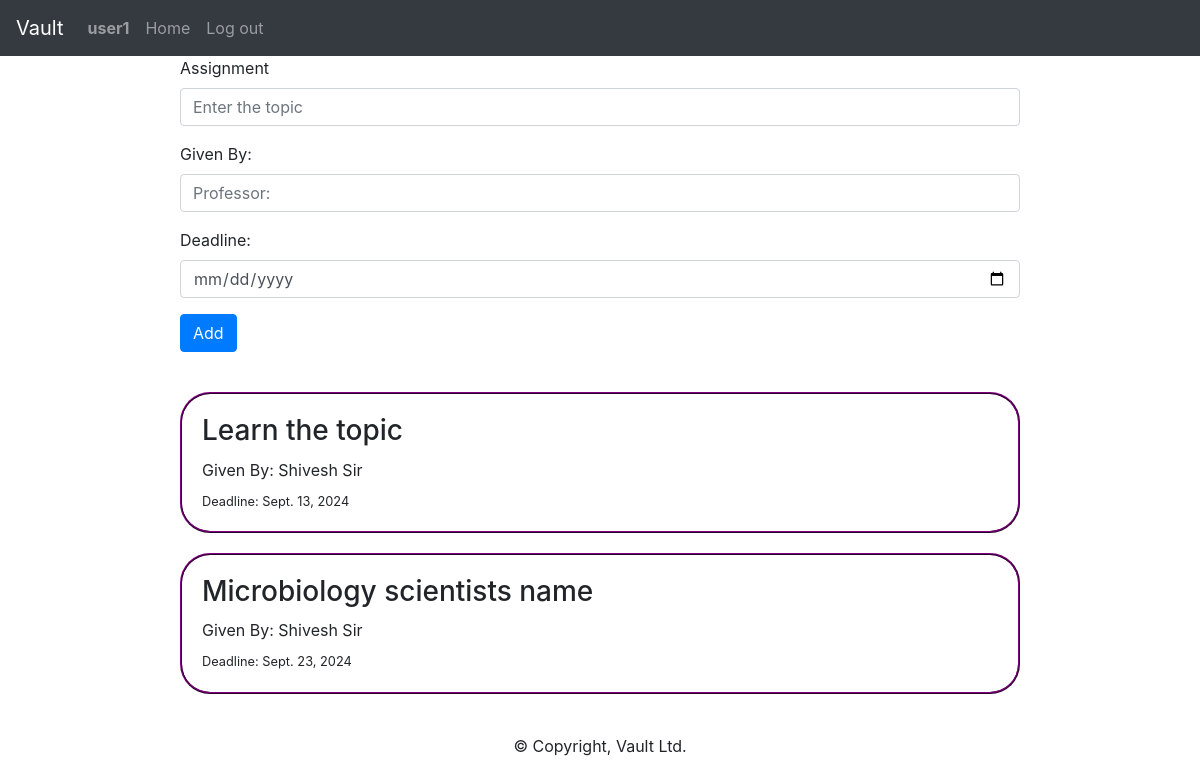
Page /assignment (signed in) on the committed database.
### chat/models.py (models this page shows, shortened)
class User(AbstractUser):
    pass

class Assignment(models.Model):
    user = models.CharField("username", default="user1", max_length=64)
    name = models.CharField("assignment", default="assignment", max_length=256)
    prof = models.CharField("username", default="user1", max_length=64)
    time = models.DateField("deadline")

### chat/views.py (the view, shortened to what this page needs)
# urls.py: path("assignment", views.assignment, name="assignment"),
def assignment(request):
    a = Assignment.objects.all().order_by("time")
    return render(request, "chat/assignment.html", {
        "a": a
    })

### chat/templates/chat/assignment.html (shortened to what this page needs)
{% extends 'chat/layout.html' %}
{% block body %}
<div style="margin: auto; width: 70%">
    <form action="{% url 'assignment' %}" method="post">
        <div class="form-group">
            <label for="formGroupExampleInput">Assignment</label>
            <input name="assignment_name" type="text" class="form-control" id="formGroupExampleInput" placeholder="Enter the topic">
        </div>
        <div class="form-group">
            <label for="formGroupExampleInput2">Given By:</label>
            <input type="text" name="prof" class="form-control" id="formGroupExampleInput2" placeholder="Professor:">
        </div>
        <div class="form-group">
            <label for="formGroupExampleInput2">Deadline:</label>
            <input type="date" name="deadline" class="form-control" id="formGroupExampleInput2" placeholder="Deadline">
        </div>
        <button style="margin-bottom: 40px" type="submit" class="btn btn-primary">Add</button>
    </form>
</div>
{% for data in a %}
    <div class="assignment_box">
        <h3 style="margin: 10px">{{data.name}}</h3>
        <p style="font-style: sans-serif; margin: 10px">Given By: {{data.prof}}</p>
        <small><p style="margin: 10px">Deadline: {{data.time}}</p></small>
    </div>
{% endfor %}
{% endblock %}

### chat/templates/chat/layout.html (shortened to what this page needs)
{% load static %}
<!DOCTYPE html>
<html lang="en">
    <head>
        <link href="{% static 'chat/styles.css' %}" rel="stylesheet">
        <link rel="stylesheet" href="https://stackpath.bootstrapcdn.com/bootstrap/4.4.1/css/bootstrap.min.css">
    </head>
    <body>
        <nav class="navbar navbar-expand-lg navbar-dark bg-dark">
            <a class="navbar-brand" href="{% url 'index' %}">Vault</a>
            <div>
                <ul class="navbar-nav mr-auto">
                {% if user.is_authenticated %}
                    <li class="nav-item">
                        <a name="username" class="nav-link" href="{% url 'index' %}"><strong>{{ user.username }}</strong></a>
                    </li>
                {% endif %}
                    <li class="nav-item">
                        <a class="nav-link" href="{% url 'index' %}">Home</a>
                    </li>
                {% if user.is_authenticated %}
                    <li class="nav-item">
                        <a class="nav-link" href="{% url 'logout' %}">Log out</a>
                    </li>
                {% endif %}
                </ul>
            </div>
            </nav>
        <div class="body">
            {% block body %}
            {% endblock %}
        </div>
    </body>
    <footer id="footer">
        <p style="font-weight: soft; margin-top: 20px">© Copyright, Vault Ltd.</p>
    </footer>
</html>

### chat/static/chat/styles.css (style rules this page uses)
.assignment_box { margin: auto; margin-bottom: 20px; width: 70%; height: 20%; border: 2px purple; border-style: ridge; border-radius: 30px; padding: 10px }
#footer { display: table; text-align: center; margin-left: auto; margin-right: auto; }

### rows in the picture
User: username "user1"
Assignment: name "Learn the topic", prof "Shivesh Sir", time "Sept. 13, 2024"
Assignment: name "Microbiology scientists name", prof "Shivesh Sir", time "Sept. 23, 2024"
